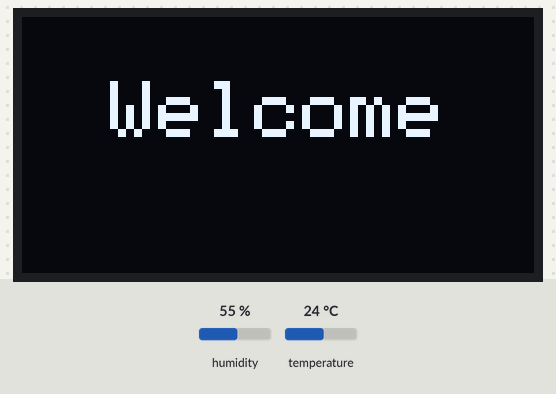
A sketch run on a simulated ESP8266 (NodeMCU). On the bench: 128×64 one-colour display. The test bench sets the inputs (shaded band); at power-on: humidity 55 %, temperature 24 °C. WiFi joins after 1.5 s; servers stay silent unless stated; what the sketch prints to the serial monitor is not drawn.

Above: at 0.1 s.
At 5.0 s:
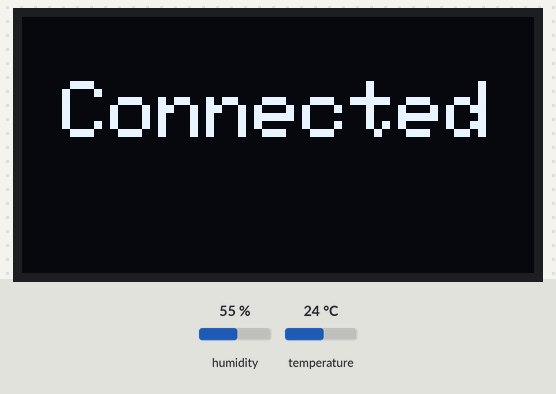
At 6.0 s:
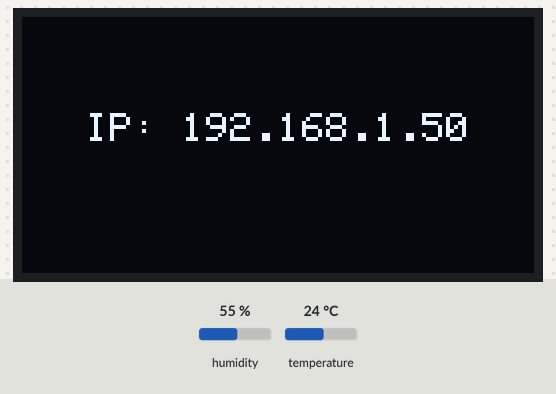
At 38.0 s:
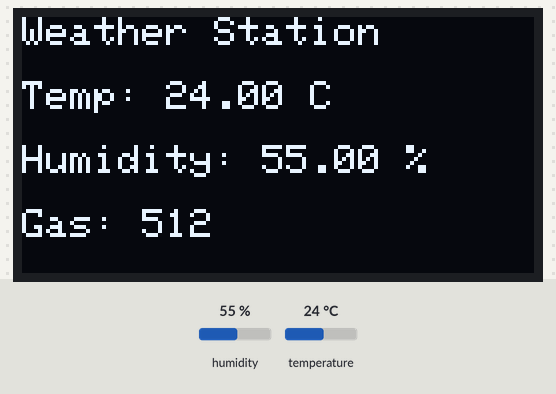

Measured:
- what the display in image 1 shows lasts 1.0 s, from 4.9 s to 5.9 s
- what the display in image 2 shows lasts 2.1 s, from 5.9 s to 8.0 s

The sketch:

IoT_Weather_Station_esp8266_oled_display.ino
```cpp
#define BLYNK_TEMPLATE_ID "TMPL3yctEEQQA"
#define BLYNK_TEMPLATE_NAME "Mini Weather Station"
#define BLYNK_AUTH_TOKEN "37Q1zPWRo0VdlBq1p7Zz_wyXIP0Eu_U1"
#define BLYNK_PRINT Serial

#include <Wire.h>
#include <Adafruit_GFX.h>
#include <Adafruit_SSD1306.h>
#include <ESP8266WiFi.h>
#include <BlynkSimpleEsp8266.h>
#include <DHT.h>

#define SCREEN_WIDTH 128 // OLED display width, in pixels
#define SCREEN_HEIGHT 64 // OLED display height, in pixels

// Declaration for an SSD1306 display connected to I2C (SDA, SCL pins)
Adafruit_SSD1306 display(SCREEN_WIDTH, SCREEN_HEIGHT, &Wire, -1);

// Blynk authentication token
char auth[] = BLYNK_AUTH_TOKEN;

// WiFi credentials
char ssid[] = "Excitel_Naveenkunj";  // Your WiFi SSID
char pass[] = "Naveen@47";           // Your WiFi Password

// Timer for Blynk
BlynkTimer timer;

// Pin definitions
#define DHTPIN 2      // DHT sensor connected to D4 on NodeMCU
#define DHTTYPE DHT11 // DHT 11 sensor
#define GAS_PIN A0    // Gas sensor connected to analog pin A0

// Sensor initialization
DHT dht(DHTPIN, DHTTYPE);

// Threshold for gas sensor
int sensorThreshold = 500;

void displayMessage(String message, int textSize = 1) {
    display.clearDisplay();
    display.setTextSize(textSize);
    display.setTextColor(SSD1306_WHITE);
    display.setCursor((SCREEN_WIDTH - (message.length() * 6 * textSize)) / 2, SCREEN_HEIGHT / 2 - (8 * textSize));
    display.println(message);
    display.display();
}

void sendSensorData() {
    // Read temperature and humidity from DHT sensor
    float humidity = dht.readHumidity();
    float temperature = dht.readTemperature(); // Read in Celsius

    // Check if readings are valid
    if (isnan(humidity) || isnan(temperature)) {
        Serial.println("Failed to read from DHT sensor!");
        humidity = NAN;
        temperature = NAN;
    }

    // Read gas sensor value
    int gasValue = analogRead(GAS_PIN);

    // Send data to Blynk
    Blynk.virtualWrite(V0, temperature);
    Blynk.virtualWrite(V1, humidity);
    Blynk.virtualWrite(V2, gasValue);

    // Print data to Serial Monitor
    if (isnan(temperature)) {
        Serial.println("Temperature: NA");
    } else {
        Serial.print("Temperature: ");
        Serial.print(temperature);
        Serial.println(" °C");
    }

    if (isnan(humidity)) {
        Serial.println("Humidity: NA");
    } else {
        Serial.print("Humidity: ");
        Serial.print(humidity);
        Serial.println(" %");
    }

    Serial.print("Gas Value: ");
    Serial.println(gasValue);

    // Display data on OLED
    display.clearDisplay();
    display.setTextSize(1);
    display.setTextColor(SSD1306_WHITE);
    display.setCursor(0, 0);
    display.println("Weather Station");

    // Display Temperature
    display.setCursor(0, 16);
    if (isnan(temperature)) {
        display.print("Temp: NA");
    } else {
        display.print("Temp: ");
        display.print(temperature);
        display.println(" C");
    }

    // Display Humidity
    display.setCursor(0, 32);
    if (isnan(humidity)) {
        display.print("Humidity: NA");
    } else {
        display.print("Humidity: ");
        display.print(humidity);
        display.println(" %");
    }

    // Display Gas value
    display.setCursor(0, 48);
    display.print("Gas: ");
    display.println(gasValue);

    display.display();

    // Check for gas alert condition
    if (gasValue > sensorThreshold) {
        Serial.println("Bad Air Detected!");
        Blynk.logEvent("pollution_alert", "Bad Air Detected!");
    } else {
        Serial.println("Air Quality is Good");
    }
}

void setup() {
    // Start serial communication
    Serial.begin(115200);

    // Initialize display
    if (!display.begin(SSD1306_SWITCHCAPVCC, 0x3C)) {
        Serial.println(F("SSD1306 allocation failed"));
        while (true); // Stay here if initialization fails
    }

    // Display welcome message
    displayMessage("Welcome", 2);
    delay(3000);

    // Clear screen and show WiFi connecting message
    displayMessage("Connecting to WiFi", 1);
    Serial.println("Connecting to WiFi...");

    // Initialize Blynk
    Blynk.begin(auth, ssid, pass);

    // Wait for WiFi connection
    while (WiFi.status() != WL_CONNECTED) {
        delay(500);
        Serial.print(".");
    }
    Serial.println("WiFi connected");

    // Display IP address
    displayMessage("Connected", 2);
    delay(1000);
    String ipAddress = WiFi.localIP().toString();
    displayMessage("IP: " + ipAddress, 1);
    delay(2000);

    // Initialize DHT sensor
    dht.begin();

    // Set a timer to call sendSensorData every 30 seconds
    timer.setInterval(30000L, sendSensorData);

    // Clear the display after WiFi connection
    display.clearDisplay();
    display.display();
}

void loop() {
    // Run Blynk and timer
    Blynk.run();
    timer.run();
}
```
